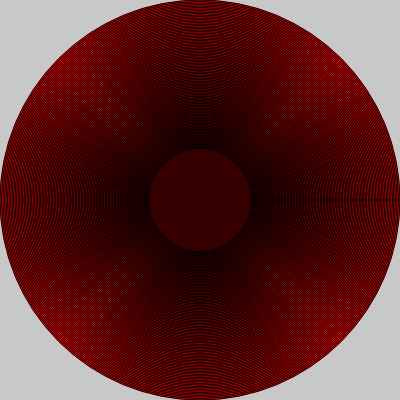
Frame 1 (no input)
Frame 60 (no input): identical to frame 1, image omitted
Frame 120 (the mouse pressed at the canvas centre since frame 60): identical to frame 1, image omitted

The p5.js sketch that drew this single still picture (run headless with seeded random() and noise() and a simulated clock; from frame 60 on, the mouse is pressed at the canvas centre):

// p5.js sketch
// ── sketch.js
var xPos = 200;
var yPos = 200;



function setup() {
  createCanvas(400, 400);

}

function draw() {

  var redColor = 255;


  background(200);
  fill(redColor,0,0);

  //for (var yeseul = 100; yeseul > 0; yeseul=yeseul-10) {
  for (var i =0; i < 100; i++) {
  redColor -= 2;
  fill(redColor,0,0);
  var yeseul = width - i*3;
  ellipse(xPos,yPos,yeseul,yeseul);
  }

}
